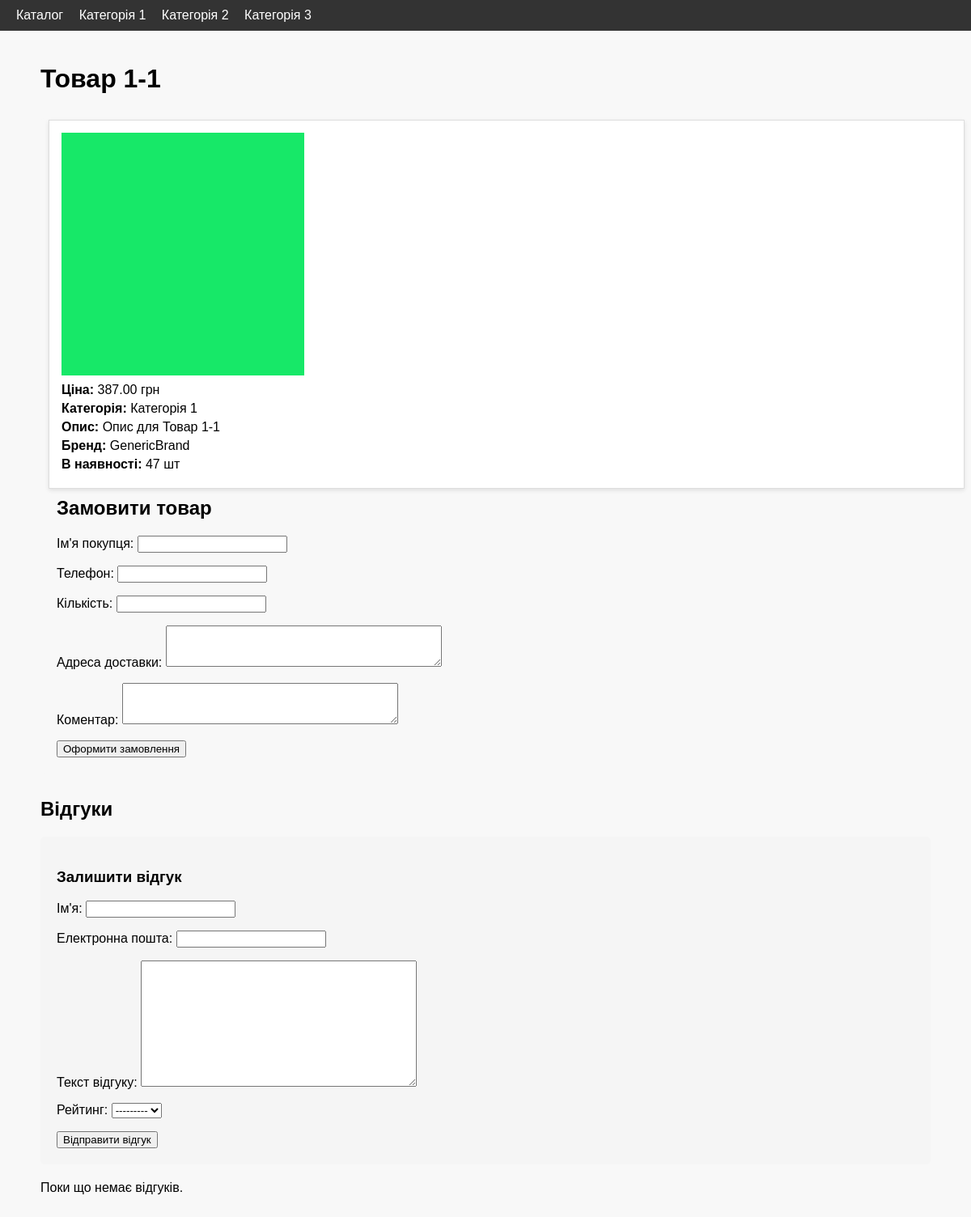
The app's page /category/1/1-1/, older data.
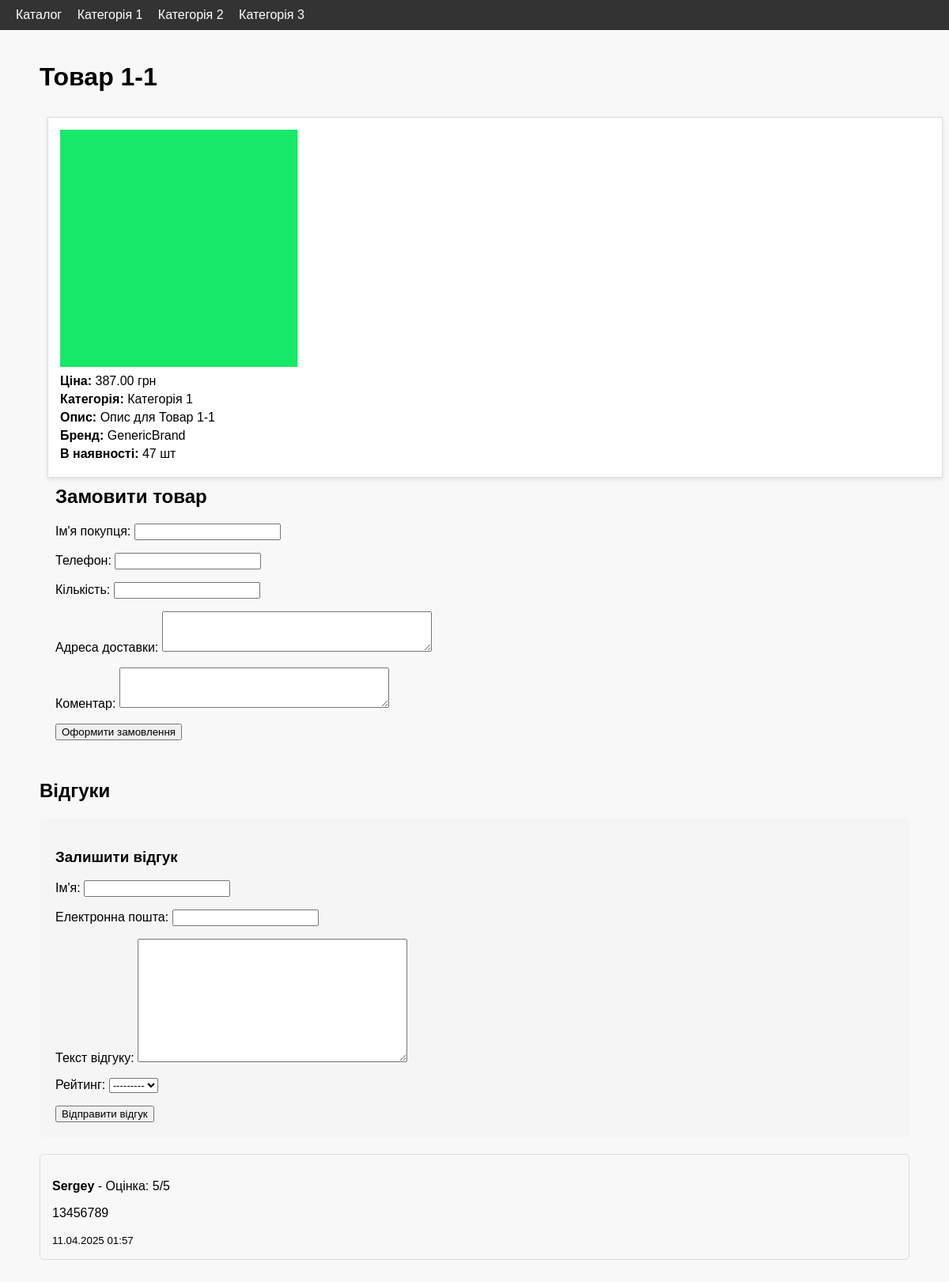
The same page, newer data.
### shop/models.py (models this page shows, shortened)
class Category(models.Model):
    name = models.CharField(max_length=100, unique=True)
    slug = models.SlugField(max_length=120, unique=True, blank=True)
    created_at = models.DateTimeField(auto_now_add=True)
    updated_at = models.DateTimeField(auto_now=True)

class Product(models.Model):
    category = models.ForeignKey(Category, on_delete=models.CASCADE, related_name='products')
    name = models.CharField(max_length=200)
    slug = models.SlugField(max_length=220, unique=True, blank=True)
    price = models.DecimalField(max_digits=10, decimal_places=2)
    image = models.ImageField(upload_to='products/')
    description = models.TextField()
    stock = models.PositiveIntegerField()
    brand = models.CharField(max_length=100)
    created_at = models.DateTimeField(auto_now_add=True)
    updated_at = models.DateTimeField(auto_now=True)

class Review(models.Model):
    product = models.ForeignKey(Product, on_delete=models.CASCADE, related_name='reviews',  verbose_name="Продукт")
    name = models.CharField(max_length=100, verbose_name="Ім'я")
    email = models.EmailField(verbose_name="Електронна пошта")
    text = models.TextField(verbose_name="Текст відгуку")
    rating = models.IntegerField(choices=[(i, i) for i in range(1, 6)], verbose_name="Рейтинг")
    created_at = models.DateTimeField(auto_now_add=True, verbose_name="Дата створення")

### shop/views.py (the view, shortened to what this page needs)
# urls.py: path('category/<slug:category_slug>/<slug:product_slug>/', product_detail, name='product_detail'),
def product_detail(request, category_slug, product_slug):
    product = get_object_or_404(Product, slug=product_slug, category__slug=category_slug)
    reviews = product.reviews.all().order_by('-created_at')
    review_form = ReviewForm()
    order_form = OrderForm()
    return render(request, 'shop/product_detail.html', {
        'product': product,
        'reviews': reviews,
        'review_form': review_form,
        'order_form': order_form
    })

### shop/forms.py
class ReviewForm(forms.ModelForm):
    class Meta:
        model = Review
        fields = ['name', 'email', 'text', 'rating']

class OrderForm(forms.ModelForm):
    class Meta:
        model = Order
        fields = ['customer_name', 'phone', 'quantity', 'address', 'comment']
        widgets = {
            'address': forms.Textarea(attrs={'rows': 3}),
            'comment': forms.Textarea(attrs={'rows': 3}),
        }

### shop/context_processors.py (called while the page is built)
def categories_processor(request):
    categories = Category.objects.all()
    return {'categories': categories}

### shop/templates/shop/product_detail.html (shortened to what this page needs)
{% extends 'shop/base.html' %}
{% block content %}
<h1>{{ product.name }}</h1>
<div class="product" style="width: 100%;">
    <img src="{{ product.image.url }}" alt="{{ product.name }}" style="max-width: 300px;">
    <p><strong>Ціна:</strong> {{ product.price }} грн</p>
    <p><strong>Категорія:</strong> {{ product.category.name }}</p>
    <p><strong>Опис:</strong> {{ product.description }}</p>
    <p><strong>Бренд:</strong> {{ product.brand }}</p>
    <p><strong>В наявності:</strong> {{ product.stock }} шт</p>
</div>
<div class="order-section">
    <h2>Замовити товар</h2>
    <form method="post" class="order-form">
        {{ order_form.as_p }}
        <button type="submit" name="order_submit">Оформити замовлення</button>
    </form>
</div>
<div class="reviews-section">
    <h2>Відгуки</h2>
    <div class="review-form">
        <h3>Залишити відгук</h3>
        <form method="post">
            {{ review_form.as_p }}
            <button type="submit">Відправити відгук</button>
        </form>
    </div>
    <div class="reviews-list">
        {% for review in reviews %}
        <div class="review">
            <p><strong>{{ review.name }}</strong> - Оцінка: {{ review.rating }}/5</p>
            <p>{{ review.text }}</p>
            <small>{{ review.created_at|date:"d.m.Y H:i" }}</small>
        </div>
        {% empty %}
        <p>Поки що немає відгуків.</p>
        {% endfor %}
    </div>
</div>
{% endblock %}

### shop/templates/shop/base.html (shortened to what this page needs)
<!DOCTYPE html>
<html lang="uk">
<head>
</head>
<body>
    <header>
        <a href="{% url 'all_products' %}">Каталог</a>
        {% for cat in categories %}
            <a href="{% url 'category_detail' category_slug=cat.slug %}">{{ cat.name }}</a>
        {% endfor %}
    </header>
    <main class="container">
        {% block content %}{% endblock %}
    </main>
</body>
</html>

### shop/templates/shop/base.html (style rules this page uses)
body { font-family: Arial, sans-serif; margin: 0; padding: 0; background: #f8f8f8; }
header { background-color: #333; color: white; padding: 10px 20px; }
header a { color: white; margin-right: 15px; text-decoration: none; }
.container { padding: 20px; max-width: 1100px; margin: 0 auto; }
.product { border: 1px solid #ddd; background: white; padding: 15px; margin: 10px; width: 250px; float: left; box-shadow: 0 2px 5px rgba(0,0,0,0.1); }
.product img { max-width: 100%; height: auto; }
.product p { margin: 5px 0; }
.reviews-section { margin-top: 30px; }
.review-form { margin: 20px 0; padding: 20px; background: #f5f5f5; border-radius: 5px; }
.review { margin: 15px 0; padding: 15px; border: 1px solid #ddd; border-radius: 5px; }
.order-section { margin: 30px 0; padding: 20px; background: #f8f8f8; border-radius: 5px; }
.order-form { max-width: 500px; }

Row changes from the older to the newer data that the page shows:
added Review: name "Sergey", rating "5", text "13456789", created_at "11.04.2025 01:57"
Text that changed along with them:
text no longer shown: "Поки що немає відгуків."
